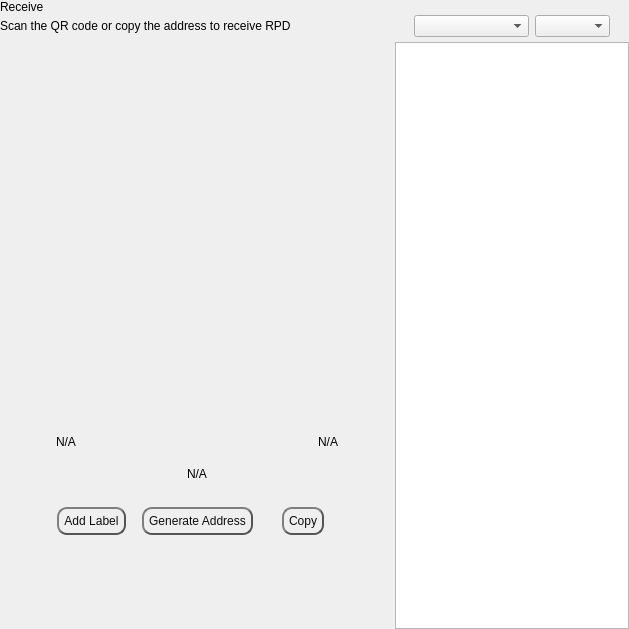
<?xml version="1.0" encoding="UTF-8"?>
<ui version="4.0">
 <class>ReceiveWidget</class>
 <widget class="QWidget" name="ReceiveWidget">
  <property name="geometry">
   <rect>
    <x>0</x>
    <y>0</y>
    <width>629</width>
    <height>629</height>
   </rect>
  </property>
  <property name="minimumSize">
   <size>
    <width>0</width>
    <height>0</height>
   </size>
  </property>
  <property name="windowTitle">
   <string>Form</string>
  </property>
  <layout class="QHBoxLayout" name="horizontalLayout_2" stretch="2,1">
   <property name="spacing">
    <number>0</number>
   </property>
   <property name="leftMargin">
    <number>0</number>
   </property>
   <property name="topMargin">
    <number>0</number>
   </property>
   <property name="rightMargin">
    <number>0</number>
   </property>
   <property name="bottomMargin">
    <number>0</number>
   </property>
   <item>
    <widget class="QWidget" name="left" native="true">
     <layout class="QVBoxLayout" name="verticalLayout_3">
      <property name="leftMargin">
       <number>0</number>
      </property>
      <property name="topMargin">
       <number>0</number>
      </property>
      <property name="rightMargin">
       <number>0</number>
      </property>
      <property name="bottomMargin">
       <number>0</number>
      </property>
      <item>
       <layout class="QVBoxLayout" name="verticalLayout_2">
        <property name="spacing">
         <number>0</number>
        </property>
        <property name="leftMargin">
         <number>0</number>
        </property>
        <item>
         <layout class="QHBoxLayout" name="horizontalLayout_3">
          <property name="spacing">
           <number>0</number>
          </property>
          <item>
           <layout class="QVBoxLayout" name="verticalLayout_4">
            <property name="spacing">
             <number>5</number>
            </property>
            <item>
             <widget class="QLabel" name="labelTitle">
              <property name="text">
               <string>Receive</string>
              </property>
             </widget>
            </item>
            <item alignment="Qt::AlignTop">
             <widget class="QLabel" name="labelSubtitle1">
              <property name="text">
               <string>Scan the QR code or copy the address to receive RPD</string>
              </property>
             </widget>
            </item>
           </layout>
          </item>
          <item>
           <spacer name="horizontalSpacer">
            <property name="orientation">
             <enum>Qt::Horizontal</enum>
            </property>
            <property name="sizeHint" stdset="0">
             <size>
              <width>40</width>
              <height>20</height>
             </size>
            </property>
           </spacer>
          </item>
         </layout>
        </item>
        <item>
         <spacer name="verticalSpacer_2">
          <property name="orientation">
           <enum>Qt::Vertical</enum>
          </property>
          <property name="sizeType">
           <enum>QSizePolicy::Expanding</enum>
          </property>
          <property name="sizeHint" stdset="0">
           <size>
            <width>20</width>
            <height>50</height>
           </size>
          </property>
         </spacer>
        </item>
        <item alignment="Qt::AlignHCenter">
         <widget class="QWidget" name="layoutQR" native="true">
          <property name="maximumSize">
           <size>
            <width>510</width>
            <height>16777215</height>
           </size>
          </property>
          <layout class="QVBoxLayout" name="verticalLayoutQr">
           <item>
            <spacer name="verticalSpacer11">
             <property name="orientation">
              <enum>Qt::Vertical</enum>
             </property>
             <property name="sizeType">
              <enum>QSizePolicy::Fixed</enum>
             </property>
             <property name="sizeHint" stdset="0">
              <size>
               <width>20</width>
               <height>20</height>
              </size>
             </property>
            </spacer>
           </item>
           <item alignment="Qt::AlignHCenter">
            <widget class="QLabel" name="labelQrImg">
             <property name="minimumSize">
              <size>
               <width>260</width>
               <height>260</height>
              </size>
             </property>
             <property name="maximumSize">
              <size>
               <width>260</width>
               <height>260</height>
              </size>
             </property>
             <property name="text">
              <string/>
             </property>
             <property name="alignment">
              <set>Qt::AlignCenter</set>
             </property>
            </widget>
           </item>
           <item>
            <spacer name="verticalSpacer_21">
             <property name="orientation">
              <enum>Qt::Vertical</enum>
             </property>
             <property name="sizeType">
              <enum>QSizePolicy::Fixed</enum>
             </property>
             <property name="sizeHint" stdset="0">
              <size>
               <width>20</width>
               <height>30</height>
              </size>
             </property>
            </spacer>
           </item>
           <item>
            <widget class="QWidget" name="widget" native="true">
             <property name="minimumSize">
              <size>
               <width>0</width>
               <height>0</height>
              </size>
             </property>
             <layout class="QHBoxLayout" name="horizontalLayout_5">
              <item>
               <widget class="QLabel" name="labelLabel">
                <property name="text">
                 <string notr="true">N/A</string>
                </property>
               </widget>
              </item>
              <item>
               <spacer name="horizontalSpacer_2">
                <property name="orientation">
                 <enum>Qt::Horizontal</enum>
                </property>
                <property name="sizeHint" stdset="0">
                 <size>
                  <width>141</width>
                  <height>20</height>
                 </size>
                </property>
               </spacer>
              </item>
              <item>
               <widget class="QLabel" name="labelDate">
                <property name="text">
                 <string notr="true">N/A</string>
                </property>
                <property name="alignment">
                 <set>Qt::AlignRight|Qt::AlignTrailing|Qt::AlignVCenter</set>
                </property>
               </widget>
              </item>
             </layout>
            </widget>
           </item>
           <item>
            <widget class="QLabel" name="labelAddress">
             <property name="sizePolicy">
              <sizepolicy hsizetype="Expanding" vsizetype="Preferred">
               <horstretch>0</horstretch>
               <verstretch>0</verstretch>
              </sizepolicy>
             </property>
             <property name="minimumSize">
              <size>
               <width>300</width>
               <height>0</height>
              </size>
             </property>
             <property name="text">
              <string notr="true">N/A</string>
             </property>
             <property name="alignment">
              <set>Qt::AlignCenter</set>
             </property>
            </widget>
           </item>
           <item>
            <spacer name="verticalSpacer_4">
             <property name="orientation">
              <enum>Qt::Vertical</enum>
             </property>
             <property name="sizeType">
              <enum>QSizePolicy::Fixed</enum>
             </property>
             <property name="sizeHint" stdset="0">
              <size>
               <width>20</width>
               <height>20</height>
              </size>
             </property>
            </spacer>
           </item>
           <item>
            <layout class="QHBoxLayout" name="horizontalLayout_4">
             <item alignment="Qt::AlignHCenter">
              <widget class="QPushButton" name="pushButtonLabel">
               <property name="focusPolicy">
                <enum>Qt::NoFocus</enum>
               </property>
               <property name="styleSheet">
                <string notr="true">QPushButton {
color: #0F0F0F;
border: 2px solid #555;
border-radius: 10px;
border-style: outset;
background: qradialgradient(
cx: 0.3, cy: -0.4, fx: 0.3, fy: -0.4,
radius: 1.35, stop: 0 #d1d5db, stop: 1 #d1d5db
);
padding: 5px;
}

QPushButton:hover {
background: qradialgradient(
cx: 0.3, cy: -0.4, fx: 0.3, fy: -0.4,
radius: 1.35, stop: 0 #d1d5db, stop: 1 #d1d5db
);
}</string>
               </property>
               <property name="text">
                <string>Add Label</string>
               </property>
              </widget>
             </item>
             <item alignment="Qt::AlignHCenter">
              <widget class="QPushButton" name="pushButtonNewAddress">
               <property name="focusPolicy">
                <enum>Qt::NoFocus</enum>
               </property>
               <property name="styleSheet">
                <string notr="true">QPushButton {
color: #0F0F0F;
border: 2px solid #555;
border-radius: 10px;
border-style: outset;
background: qradialgradient(
cx: 0.3, cy: -0.4, fx: 0.3, fy: -0.4,
radius: 1.35, stop: 0 #d1d5db, stop: 1 #d1d5db
);
padding: 5px;
}

QPushButton:hover {
background: qradialgradient(
cx: 0.3, cy: -0.4, fx: 0.3, fy: -0.4,
radius: 1.35, stop: 0 #d1d5db, stop: 1 #d1d5db
);
}</string>
               </property>
               <property name="text">
                <string>Generate Address</string>
               </property>
              </widget>
             </item>
             <item alignment="Qt::AlignHCenter">
              <widget class="QPushButton" name="pushButtonCopy">
               <property name="focusPolicy">
                <enum>Qt::NoFocus</enum>
               </property>
               <property name="styleSheet">
                <string notr="true">QPushButton {
color: #0F0F0F;
border: 2px solid #555;
border-radius: 10px;
border-style: outset;
background: qradialgradient(
cx: 0.3, cy: -0.4, fx: 0.3, fy: -0.4,
radius: 1.35, stop: 0 #d1d5db, stop: 1 #d1d5db
);
padding: 5px;
}

QPushButton:hover {
background: qradialgradient(
cx: 0.3, cy: -0.4, fx: 0.3, fy: -0.4,
radius: 1.35, stop: 0 #d1d5db, stop: 1 #d1d5db
);
}</string>
               </property>
               <property name="text">
                <string>Copy</string>
               </property>
              </widget>
             </item>
            </layout>
           </item>
           <item>
            <spacer name="verticalSpacer_3">
             <property name="orientation">
              <enum>Qt::Vertical</enum>
             </property>
             <property name="sizeType">
              <enum>QSizePolicy::Expanding</enum>
             </property>
             <property name="sizeHint" stdset="0">
              <size>
               <width>20</width>
               <height>20</height>
              </size>
             </property>
            </spacer>
           </item>
          </layout>
         </widget>
        </item>
        <item>
         <spacer name="verticalSpacer">
          <property name="orientation">
           <enum>Qt::Vertical</enum>
          </property>
          <property name="sizeHint" stdset="0">
           <size>
            <width>20</width>
            <height>40</height>
           </size>
          </property>
         </spacer>
        </item>
       </layout>
      </item>
     </layout>
    </widget>
   </item>
   <item>
    <widget class="QWidget" name="right" native="true">
     <layout class="QVBoxLayout" name="verticalLayout_5">
      <property name="spacing">
       <number>0</number>
      </property>
      <property name="leftMargin">
       <number>1</number>
      </property>
      <property name="topMargin">
       <number>0</number>
      </property>
      <property name="rightMargin">
       <number>0</number>
      </property>
      <property name="bottomMargin">
       <number>0</number>
      </property>
      <item>
       <layout class="QVBoxLayout" name="container_right">
        <property name="spacing">
         <number>0</number>
        </property>
        <property name="leftMargin">
         <number>0</number>
        </property>
        <property name="rightMargin">
         <number>0</number>
        </property>
        <item>
         <layout class="QVBoxLayout" name="verticalLayout">
          <property name="spacing">
           <number>6</number>
          </property>
          <property name="leftMargin">
           <number>19</number>
          </property>
          <property name="rightMargin">
           <number>19</number>
          </property>
          <item>
           <widget class="OptionButton" name="btnRequest" native="true"/>
          </item>
          <item>
           <widget class="OptionButton" name="btnMyAddresses" native="true">
            <property name="sizePolicy">
             <sizepolicy hsizetype="Preferred" vsizetype="Minimum">
              <horstretch>0</horstretch>
              <verstretch>0</verstretch>
             </sizepolicy>
            </property>
           </widget>
          </item>
         </layout>
        </item>
        <item>
         <widget class="QWidget" name="sortWidget" native="true">
          <layout class="QHBoxLayout" name="horizontalLayout_6">
           <property name="leftMargin">
            <number>19</number>
           </property>
           <property name="rightMargin">
            <number>19</number>
           </property>
           <property name="bottomMargin">
            <number>5</number>
           </property>
           <item>
            <spacer name="horizontalSpacer_3">
             <property name="orientation">
              <enum>Qt::Horizontal</enum>
             </property>
             <property name="sizeHint" stdset="0">
              <size>
               <width>40</width>
               <height>20</height>
              </size>
             </property>
            </spacer>
           </item>
           <item>
            <widget class="QComboBox" name="comboBoxSort">
             <property name="sizePolicy">
              <sizepolicy hsizetype="Preferred" vsizetype="Fixed">
               <horstretch>0</horstretch>
               <verstretch>0</verstretch>
              </sizepolicy>
             </property>
             <property name="minimumSize">
              <size>
               <width>115</width>
               <height>0</height>
              </size>
             </property>
            </widget>
           </item>
           <item>
            <widget class="QComboBox" name="comboBoxSortOrder">
             <property name="sizePolicy">
              <sizepolicy hsizetype="Preferred" vsizetype="Fixed">
               <horstretch>0</horstretch>
               <verstretch>0</verstretch>
              </sizepolicy>
             </property>
             <property name="minimumSize">
              <size>
               <width>75</width>
               <height>0</height>
              </size>
             </property>
            </widget>
           </item>
          </layout>
         </widget>
        </item>
        <item>
         <widget class="QListView" name="listViewAddress"/>
        </item>
       </layout>
      </item>
     </layout>
    </widget>
   </item>
  </layout>
 </widget>
 <customwidgets>
  <customwidget>
   <class>OptionButton</class>
   <extends>QWidget</extends>
   <header>qt/rapids/optionbutton.h</header>
   <container>1</container>
  </customwidget>
 </customwidgets>
 <resources/>
 <connections/>
</ui>
